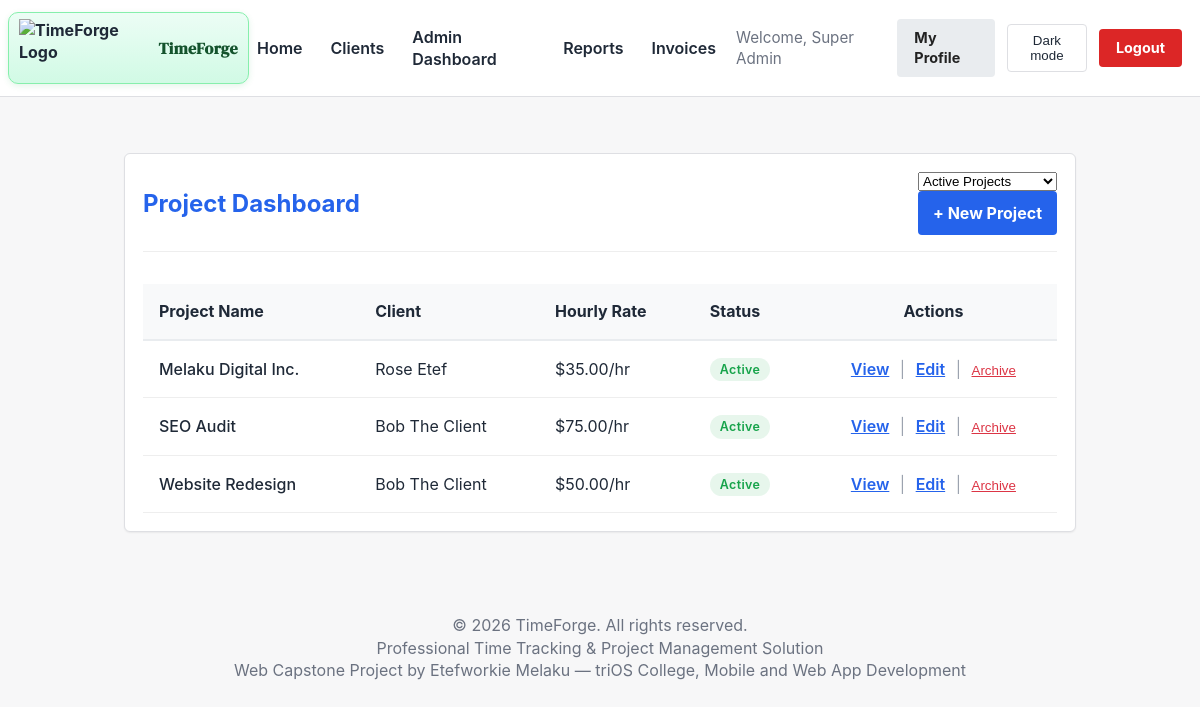
The page / (signed in) on the database its author committed.
### tables this page shows
CREATE TABLE `projects` (
  `id` int(11) NOT NULL AUTO_INCREMENT,
  `company_id` int(11) DEFAULT NULL,
  `project_name` varchar(100) NOT NULL,
  `description` text DEFAULT NULL,
  `client_id` int(11) NOT NULL,
  `created_by` int(11) DEFAULT NULL,
  `hourly_rate` decimal(10,2) DEFAULT 0.00,
  `budget` decimal(10,2) DEFAULT NULL,
  `deadline` date DEFAULT NULL,
  `status` enum('active','completed','archived') DEFAULT 'active',
  `stage` enum('planning','in_progress','review','testing','on_hold','completed','archived') DEFAULT 'planning',
  `created_at` timestamp NOT NULL DEFAULT current_timestamp(),
  `updated_at` timestamp NOT NULL DEFAULT current_timestamp() ON UPDATE current_timestamp(),
  `deleted_at` timestamp NULL DEFAULT NULL,
  `deleted_by` int(11) DEFAULT NULL,
  `deletion_requested` tinyint(1) DEFAULT 0,
  `deletion_requested_by` int(11) DEFAULT NULL,
  `deletion_requested_at` timestamp NULL DEFAULT NULL,
  `deletion_reason` text DEFAULT NULL,
  `progress_percentage` int(11) DEFAULT 0,
  `budget_alert_75` tinyint(1) DEFAULT 0,
  `budget_alert_90` tinyint(1) DEFAULT 0,
  `budget_alert_100` tinyint(1) DEFAULT 0,
  `screenshots_enabled` tinyint(1) NOT NULL DEFAULT 1 COMMENT '1 = auto-capture screenshots while timer runs, 0 = disabled',
  `tax_rate` decimal(5,2) DEFAULT 0.00 COMMENT 'Default tax percentage for invoices on this project',
  PRIMARY KEY (`id`),
  KEY `created_by` (`created_by`),
  KEY `projects_ibfk_1` (`client_id`),
  KEY `status` (`status`),
  KEY `deleted_at` (`deleted_at`),
  KEY `projects_company_id` (`company_id`),
  CONSTRAINT `projects_fk_company` FOREIGN KEY (`company_id`) REFERENCES `companies` (`id`) ON DELETE CASCADE,
  CONSTRAINT `projects_ibfk_1` FOREIGN KEY (`client_id`) REFERENCES `clients` (`id`) ON DELETE CASCADE,
  CONSTRAINT `projects_ibfk_2` FOREIGN KEY (`created_by`) REFERENCES `users` (`id`) ON DELETE SET NULL
);

CREATE TABLE `clients` (
  `id` int(11) NOT NULL AUTO_INCREMENT,
  `company_id` int(11) DEFAULT NULL,
  `client_name` varchar(100) NOT NULL,
  `company_name` varchar(100) DEFAULT NULL,
  `email` varchar(100) NOT NULL,
  `phone` varchar(20) DEFAULT NULL,
  `address` text DEFAULT NULL,
  `user_id` int(11) DEFAULT NULL,
  `created_by` int(11) NOT NULL,
  `created_at` timestamp NOT NULL DEFAULT current_timestamp(),
  `updated_at` timestamp NOT NULL DEFAULT current_timestamp() ON UPDATE current_timestamp(),
  `is_active` tinyint(1) DEFAULT 1,
  PRIMARY KEY (`id`),
  UNIQUE KEY `email` (`email`),
  KEY `user_id` (`user_id`),
  KEY `created_by` (`created_by`),
  KEY `is_active` (`is_active`),
  KEY `clients_company_id` (`company_id`),
  CONSTRAINT `clients_fk_company` FOREIGN KEY (`company_id`) REFERENCES `companies` (`id`) ON DELETE CASCADE,
  CONSTRAINT `clients_ibfk_1` FOREIGN KEY (`user_id`) REFERENCES `users` (`id`) ON DELETE SET NULL,
  CONSTRAINT `clients_ibfk_2` FOREIGN KEY (`created_by`) REFERENCES `users` (`id`) ON DELETE CASCADE
);

### src/Core/Auth.php (called while the page is built, shortened)
<?php
function devBypassEnabled() {
    return defined('DEV_AUTH_BYPASS') && DEV_AUTH_BYPASS === true;
}
function isLoggedIn() {
    return isset($_SESSION['user_id']) && !empty($_SESSION['user_id']);
}

### index.php (the view, shortened to what this page needs)
<?php
require_once __DIR__ . '/includes/auth.php';
require_once __DIR__ . '/db.php';
$role = $_SESSION['role'] ?? null;
$view = $_GET['view'] ?? '';
if (isLoggedIn() && $view !== 'welcome') {
    $filter = $_GET['filter'] ?? 'active';
    $whereClause = "WHERE p.deleted_at IS NULL";
    if ($role === 'admin') {
        $query = "SELECT p.*, c.client_name, c.company_name
                  FROM projects p
                  LEFT JOIN clients c ON c.id = p.client_id
                  $whereClause AND p.company_id = :company_id
                  ORDER BY p.id DESC";
        $p_stmt = $pdo->prepare($query);
        $p_stmt->bindValue(':company_id', $_SESSION['company_id'], PDO::PARAM_INT);
        $p_stmt->execute();
    }
    $projects = $p_stmt->fetchAll();
}
?>
<!DOCTYPE html>
<html lang="en">
<head>
    <link rel="stylesheet" href="css/style.css">
    <link rel="stylesheet" href="css/time_tracker.css">
</head>
<body>
    <?php include_once __DIR__ . '/includes/header_partial.php'; ?>
<?php if (isLoggedIn() && $view !== 'welcome'): ?>
    <main class="container">
        <div class="card dashboard-card">
            <div class="dashboard-header">
                <h2>Project Dashboard</h2>
                <div class="header-actions">
                    <?php if ($role === 'admin'): ?>
                        <form method="GET" class="filter-form">
                            <select name="filter" onchange="this.form.submit()" class="form-select-sm">
                                <option value="active" <?php echo ($filter === 'active') ? 'selected' : ''; ?>>Active Projects</option>
                            </select>
                        </form>
                    <?php endif; ?>
                    <?php if ($role === 'admin' || $role === 'freelancer'): ?>
                        <a href="add_project.php" class="btn btn-primary">+ New Project</a>
                    <?php endif; ?>
                </div>
            </div>
            <div class="table-responsive">
                <table class="project-table">
                    <thead>
                        <tr>
                            <th>Project Name</th>
                            <th>Client</th>
                            <th>Hourly Rate</th>
                            <th>Status</th>
                            <th class="text-center">Actions</th>
                        </tr>
                    </thead>
                    <tbody>
                        <?php if (!empty($projects)): ?>
                            <?php foreach ($projects as $project): ?>
                            <tr>
                                <td class="project-name"><?php echo htmlspecialchars($project['project_name']); ?></td>
                                <td>
                                    <?php
                                        $clientLabel = $project['client_name'] ?? '';
                                        echo htmlspecialchars($clientLabel);
                                    ?>
                                </td>
                                <td>$<?php echo number_format($project['hourly_rate'], 2); ?>/hr</td>
                                <td><span class="status-badge status-<?php echo htmlspecialchars($project['status']); ?>"><?php echo ucfirst(htmlspecialchars($project['status'])); ?></span></td>
                                <td class="text-center">
                                    <a class="action-link" href="project_details.php?id=<?php echo (int)$project['id']; ?>">View</a>
                                    <?php if ($role === 'admin' || $role === 'freelancer'): ?>
                                    <span class="action-sep">|</span>
                                    <a class="action-link" href="edit_project.php?id=<?php echo (int)$project['id']; ?>">Edit</a>
                                    <?php endif; ?>
                                    <?php if ($role === 'admin'): ?>
                                        <span class="action-sep">|</span>
                                        <?php if (!empty($project['deleted_at'])): ?>
                                            <form action="restore_project.php" method="post" class="d-inline">
                                                <input type="hidden" name="project_id" value="<?php echo $project['id']; ?>">
                                                <button type="submit" class="action-btn-restore">Restore</button>
                                            </form>
                                        <?php else: ?>
                                            <form action="delete_project.php" method="post" onsubmit="return confirm('Are you sure you want to archive this project? It can be restored later.');" class="d-inline">
                                                <button type="submit" class="action-btn-delete">Archive</button>
                                            </form>
                                        <?php endif; ?>
                                    <?php else: ?>
                                    <?php endif; ?>
                                </td>
                            </tr>
                            <?php endforeach; ?>
                        <?php else: ?>
                            <tr>
                                <td colspan="5" class="empty-state">No projects found.</td>
                            </tr>
                        <?php endif; ?>
                    </tbody>
                </table>
            </div>
        </div>
    </main>
<?php endif; ?>
    <footer>
        <p>&copy; <?php echo date('Y'); ?> TimeForge. All rights reserved.</p>
        <p>Professional Time Tracking & Project Management Solution</p>
        <p>Web Capstone Project by Etefworkie Melaku — triOS College, Mobile and Web App Development</p>
    </footer>
</body>
</html>

### css/style.css (style rules this page uses)
* { margin: 0; padding: 0; box-sizing: border-box; }
html, body { height: 100%; }
body { font-family: -apple-system, BlinkMacSystemFont, "Segoe UI", Roboto, Arial, sans-serif; background: #f7f7f8; color: #1f2937; line-height: 1.4; transition: background-color 0.3s ease, color 0.3s ease; }
a { color: #2563eb; text-decoration: none; }
.container { max-width: 1000px; margin: 0 auto; padding: 24px; }
.card { background: #ffffff; border: 1px solid #dedfe3; border-radius: 6px; padding: 18px; box-shadow: 0 1px 2px rgba(0, 0, 0, 0.06); }
.card h1, .card h2, .card h3 { margin-bottom: 12px; }
.btn { display: inline-block; padding: 10px 14px; border-radius: 4px; border: 1px solid transparent; font-weight: 700; cursor: pointer; }
.btn-primary { background: #2563eb; color: #fff; }
footer { margin-top: 40px; padding: 18px; text-align: center; color: #6b7280; }
.dashboard-card { margin-top: 2rem; }
.dashboard-header { display: flex; justify-content: space-between; align-items: center; margin-bottom: 2rem; border-bottom: 1px solid #eee; padding-bottom: 1rem; }
.dashboard-header h2 { color: var(--color-accent, #2563eb); margin: 0; }
.table-responsive { overflow-x: auto; }
.project-table { width: 100%; border-collapse: collapse; }
.project-table thead tr { background-color: #f8f9fa; text-align: left; }
.project-table th { padding: 1rem; border-bottom: 2px solid #e9ecef; }
.project-table td { padding: 1rem; border-bottom: 1px solid #eee; }
.project-name { font-weight: 500; }
.action-btn-delete { background: none; border: none; color: #dc3545; cursor: pointer; text-decoration: underline; }
.action-link { color: #2563eb; font-weight: 600; text-decoration: underline; }
.action-sep { color: #9ca3af; margin: 0 6px; }
.text-center { text-align: center; }
.d-inline { display: inline; }
.filter-form { display: flex; flex-direction: column; gap: 1rem; }
.status-badge { display: inline-block; padding: 3px 10px; border-radius: 20px; font-size: 0.78rem; font-weight: 600; letter-spacing: 0.03em; white-space: nowrap; }
.status-active { background-color: rgba(22, 163, 74, 0.1); color: #16a34a; }

### css/time_tracker.css (style rules this page uses)
:root { --tf-timer-bg: #1e1e2d; --tf-timer-text: #ffffff; --tf-timer-accent: #00d2b5; --tf-timer-danger: #ff5b5b; --tf-timer-idle: #f39c12; }

### rows shown on the page
projects: project_name "Melaku Digital Inc.", client.client_name "Rose Etef", hourly_rate "35.00", status "Active"
projects: project_name "SEO Audit", client.client_name "Bob The Client", hourly_rate "75.00", status "Active"
projects: project_name "Website Redesign", client.client_name "Bob The Client", hourly_rate "50.00", status "Active"

### other values the page prints
$current_user['full_name'] "Super Admin"
